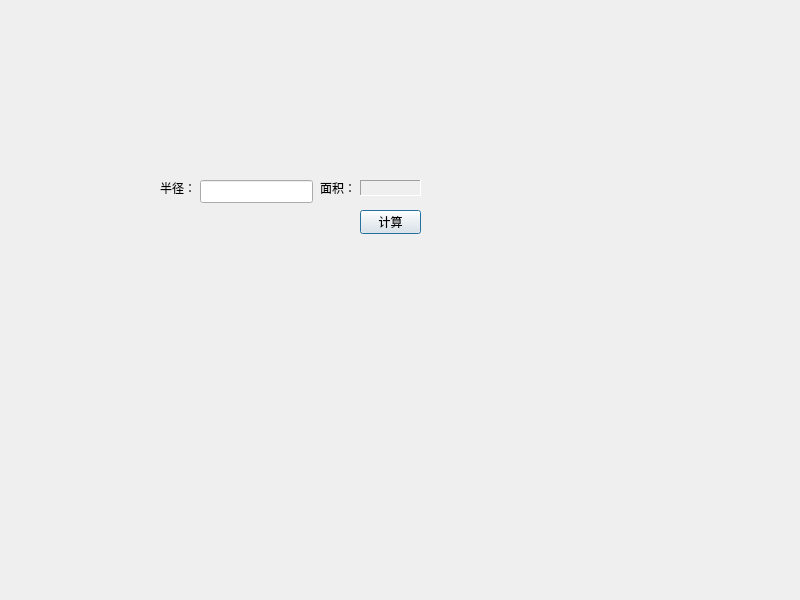
<?xml version="1.0" encoding="UTF-8"?>
<ui version="4.0">
 <class>Dialog</class>
 <widget class="QDialog" name="Dialog">
  <property name="geometry">
   <rect>
    <x>0</x>
    <y>0</y>
    <width>800</width>
    <height>600</height>
   </rect>
  </property>
  <property name="windowTitle">
   <string>Dialog</string>
  </property>
  <widget class="QPushButton" name="countBtn">
   <property name="geometry">
    <rect>
     <x>360</x>
     <y>210</y>
     <width>61</width>
     <height>24</height>
    </rect>
   </property>
   <property name="text">
    <string>计算</string>
   </property>
  </widget>
  <widget class="QLineEdit" name="radiusLineEdit">
   <property name="geometry">
    <rect>
     <x>200</x>
     <y>180</y>
     <width>113</width>
     <height>23</height>
    </rect>
   </property>
  </widget>
  <widget class="QLabel" name="radiusLabel">
   <property name="geometry">
    <rect>
     <x>160</x>
     <y>180</y>
     <width>31</width>
     <height>16</height>
    </rect>
   </property>
   <property name="text">
    <string>半径：</string>
   </property>
  </widget>
  <widget class="QLabel" name="areaLabel_1">
   <property name="geometry">
    <rect>
     <x>320</x>
     <y>180</y>
     <width>41</width>
     <height>16</height>
    </rect>
   </property>
   <property name="text">
    <string>面积：</string>
   </property>
  </widget>
  <widget class="QLabel" name="areaLabel_2">
   <property name="geometry">
    <rect>
     <x>360</x>
     <y>180</y>
     <width>61</width>
     <height>16</height>
    </rect>
   </property>
   <property name="frameShape">
    <enum>QFrame::Panel</enum>
   </property>
   <property name="frameShadow">
    <enum>QFrame::Sunken</enum>
   </property>
   <property name="text">
    <string/>
   </property>
  </widget>
 </widget>
 <resources/>
 <connections/>
</ui>
